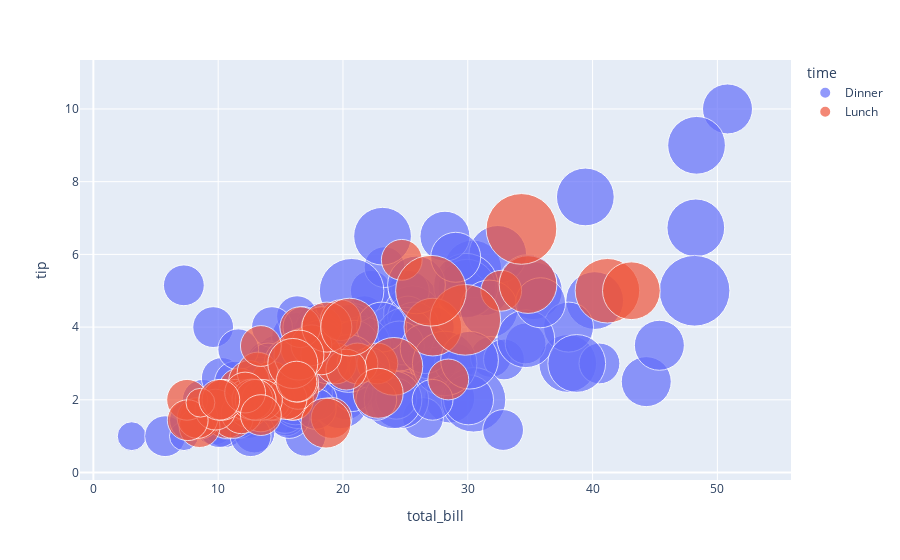

The code cell stored with this chart in its notebook:
### Markdown cell above
list5.18 バブルチャートの描画例2

### Code cell
fig = px.scatter(
    data_frame=tips, x="total_bill", y="tip", size="size", color="time", size_max=50
)
fig.show()

### Figure 1 — Plotly figure (JSON) as saved in the notebook; plotly's stock layout.template omitted (floating-point values rounded to 4 significant figures; data arrays with more than 128 entries replaced by an {"elided": "..."} marker saying what was removed)
{"data": [{"hovertemplate": "time=Dinner<br>total_bill=%{x}<br>tip=%{y}<br>size=%{marker.size}<extra></extra>", "legendgroup": "Dinner", "marker": {"color": "#636efa", "size": {"elided": "176 int values"}, "sizemode": "area", "sizeref": 0.0024, "symbol": "circle"}, "mode": "markers", "name": "Dinner", "orientation": "v", "showlegend": true, "type": "scatter", "x": {"elided": "176 float values"}, "xaxis": "x", "y": {"elided": "176 float values"}, "yaxis": "y"}, {"hovertemplate": "time=Lunch<br>total_bill=%{x}<br>tip=%{y}<br>size=%{marker.size}<extra></extra>", "legendgroup": "Lunch", "marker": {"color": "#EF553B", "size": [4, 2, 2, 2, 2, 1, 2, 2, 4, 2, 2, 2, 2, 2, 2, 4, 2, 2, 2, 2, 2, 6, 2, 2, 2, 3, 2, 2, 2, 2, 2, 2, 2, 2, 2, 2, 2, 6, 5, 6, 2, 2, 3, 2, 2, 2, 2, 2, 2, 2, 2, 2, 4, 2, 2, 3, 2, 2, 2, 4, 3, 2, 2, 1, 3, 2, 2, 2], "sizemode": "area", "sizeref": 0.0024, "symbol": "circle"}, "mode": "markers", "name": "Lunch", "orientation": "v", "showlegend": true, "type": "scatter", "x": [27.2, 22.76, 17.29, 19.44, 16.66, 10.07, 32.68, 15.98, 34.83, 13.03, 18.28, 24.71, 21.16, 10.65, 12.43, 24.08, 11.69, 13.42, 14.26, 15.95, 12.48, 29.8, 8.52, 14.52, 11.38, 22.82, 19.08, 20.27, 11.17, 12.26, 18.26, 8.51, 10.33, 14.15, 16, 13.16, 17.47, 34.3, 41.19, 27.05, 16.43, 8.35, 18.64, 11.87, 9.78, 7.51, 19.81, 28.44, 15.48, 16.58, 7.56, 10.34, 43.11, 13, 13.51, 18.71, 12.74, 13, 16.4, 20.53, 16.47, 12.16, 13.42, 8.58, 15.98, 13.42, 16.27, 10.09], "xaxis": "x", "y": [4, 3, 2.71, 3, 3.4, 1.83, 5, 2.03, 5.17, 2, 4, 5.85, 3, 1.5, 1.8, 2.92, 2.31, 1.68, 2.5, 2, 2.52, 4.2, 1.48, 2, 2, 2.18, 1.5, 2.83, 1.5, 2, 3.25, 1.25, 2, 2, 2, 2.75, 3.5, 6.7, 5, 5, 2.3, 1.5, 1.36, 1.63, 1.73, 2, 4.19, 2.56, 2.02, 4, 1.44, 2, 5, 2, 2, 4, 2.01, 2, 2.5, 4, 3.23, 2.2, 3.48, 1.92, 3, 1.58, 2.5, 2], "yaxis": "y"}], "layout": {"legend": {"itemsizing": "constant", "title": {"text": "time"}, "tracegroupgap": 0}, "margin": {"t": 60}, "xaxis": {"anchor": "y", "domain": [0, 1], "title": {"text": "total_bill"}}, "yaxis": {"anchor": "x", "domain": [0, 1], "title": {"text": "tip"}}}}
